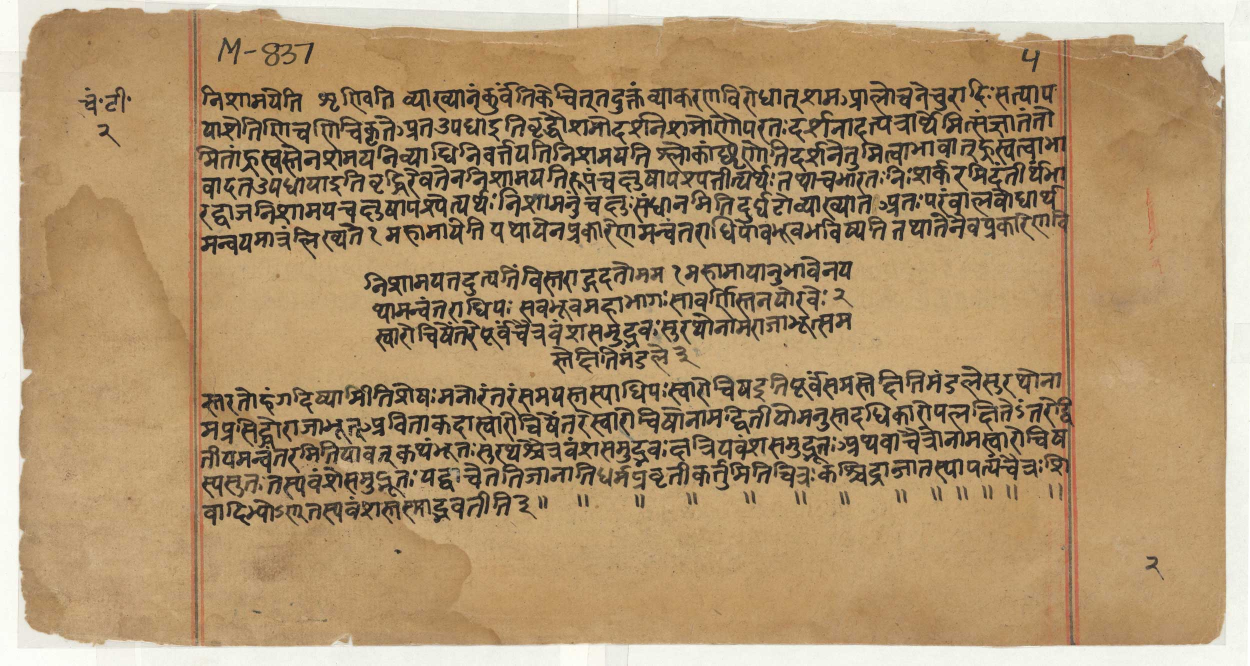
#> input picture stress-test-data/9.jpg, 2500 x 1331 px, found by its file name (shown at 1/2 size)
$ jupyter execute --allow-errors simple_graph-v3.ipynb   (shell and % lines are left out)
#> lines starting #> are read from the running program, lines starting #| are printed output that depends on the picture
[cell 1]
import os
import numpy as np

from itertools import combinations
from scipy.spatial import cKDTree
from IPython.display import display

from math import sqrt

from sklearn.cluster import DBSCAN
import cv2
import networkx as nx
from collections import Counter
import random

import numpy as np
from sklearn.neighbors import NearestNeighbors
from scipy.sparse.csgraph import connected_components
from collections import Counter

import matplotlib.pyplot as plt
import matplotlib.collections as mc
from matplotlib.colors import ListedColormap
import matplotlib
import matplotlib.colors as mcolors
import matplotlib.lines as mlines
import matplotlib.patches as mpatches
cmap = ListedColormap(['grey', 'red'])

#DATA_PATH = "/home/kartik/layout-analysis/stress-test-data"
DATA_PATH = "/mnt/cai-data/manuscript-annotation-tool/manuscripts/eeml-submission/points-2D"
IMG_PATH = "/mnt/cai-data/manuscript-annotation-tool/manuscripts/eeml-submission/leaves"
#GRAPH_DATA_PATH = "/home/kartik/layout-analysis/graph-data/"


NUM_NEIGHBOURS = 8
cos_similarity_less_than = -0.8
# we assume that character spacing is less than line spacing

[cell 2]
pg_no = 9 # current page

bg_img = plt.imread(IMG_PATH+f"/{pg_no}.jpg")  # Replace with your image path
#> bg_img is the input picture: shape (1331, 2500, 3); mean R, G, B 174.3, 148.4, 112.6
bg_img = cv2.resize(bg_img, (bg_img.shape[1] // 2, bg_img.shape[0] // 2))
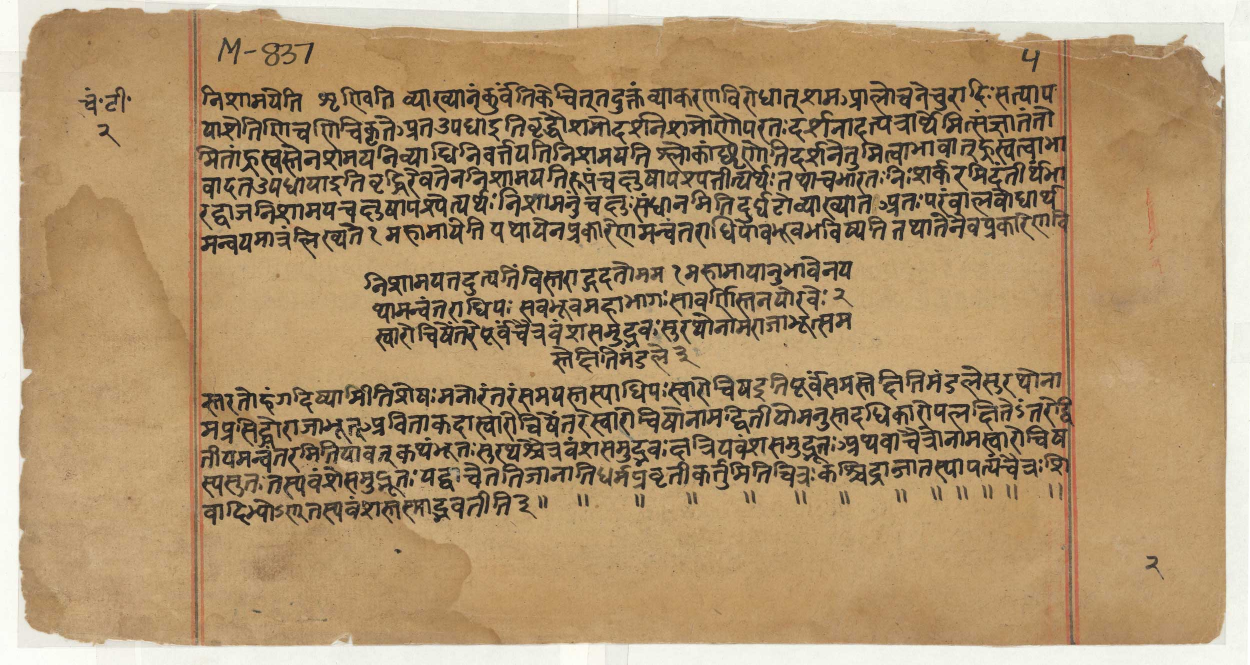
#> bg_img: shape (665, 1250, 3); mean R, G, B 174.1, 148.3, 112.4
height, width = bg_img.shape[:2]
#> height = 665; width = 1250


$ run again, with stress-test-data/0.jpg copied over stress-test-data/9.jpg
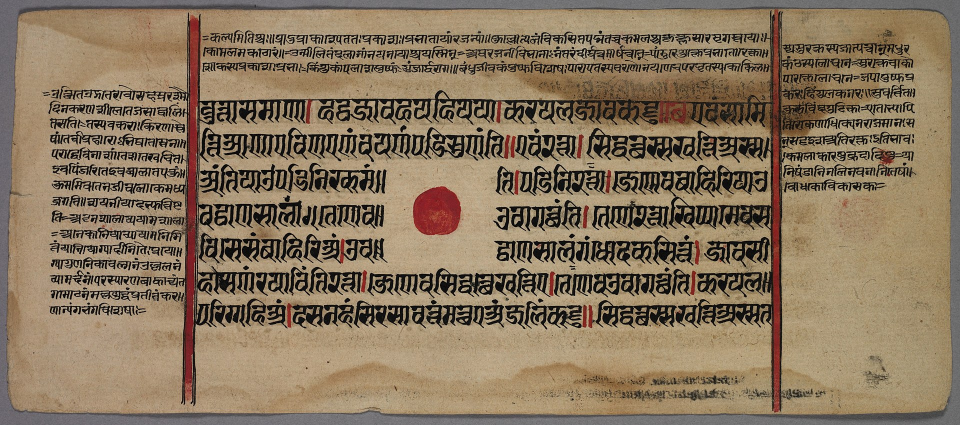
#> input picture stress-test-data/0.jpg, 1920 x 850 px, found by its file name (shown at 1/2 size)
#> bg_img is the input picture: shape (850, 1920, 3); mean R, G, B 136.6, 118.1, 94.3
#> `bg_img = cv2.resize(bg_img, (bg_img.shape[1] // 2, bg_img.shape[0] // ..`:
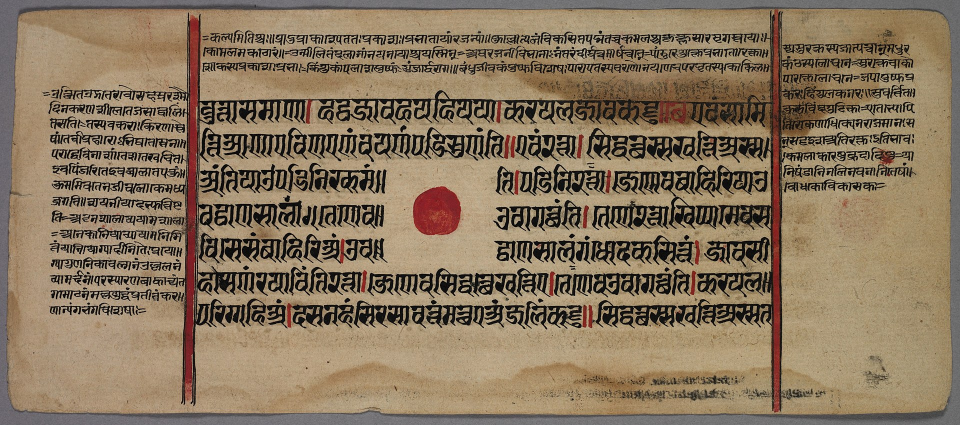
#> bg_img: shape (425, 960, 3); mean R, G, B 136.7, 118.2, 94.4

$ run again, with stress-test-data/1.jpg copied over stress-test-data/9.jpg
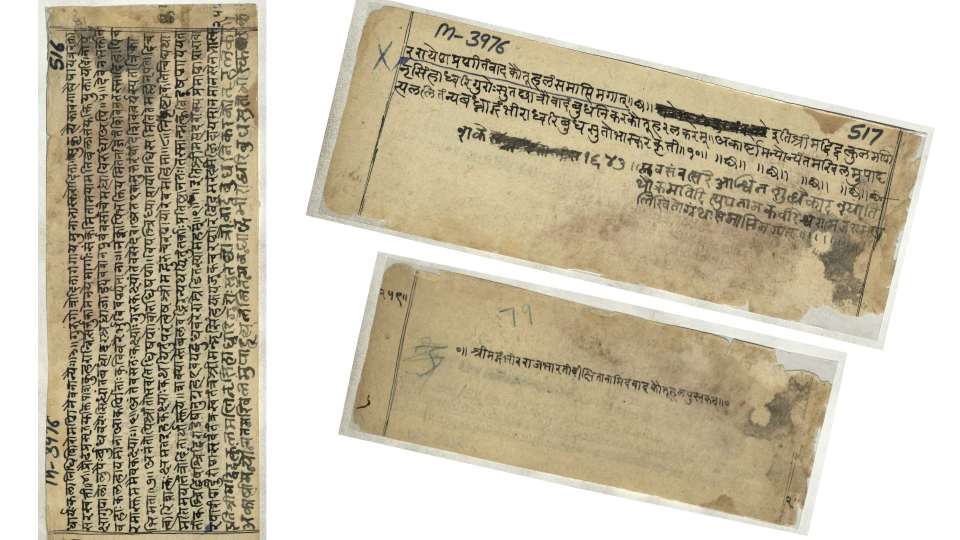
#> input picture stress-test-data/1.jpg, 1920 x 1080 px, found by its file name (shown at 1/2 size)
#> bg_img is the input picture: shape (1080, 1920, 3); mean R, G, B 200, 191.4, 170.5
#> `bg_img = cv2.resize(bg_img, (bg_img.shape[1] // 2, bg_img.shape[0] // ..`:
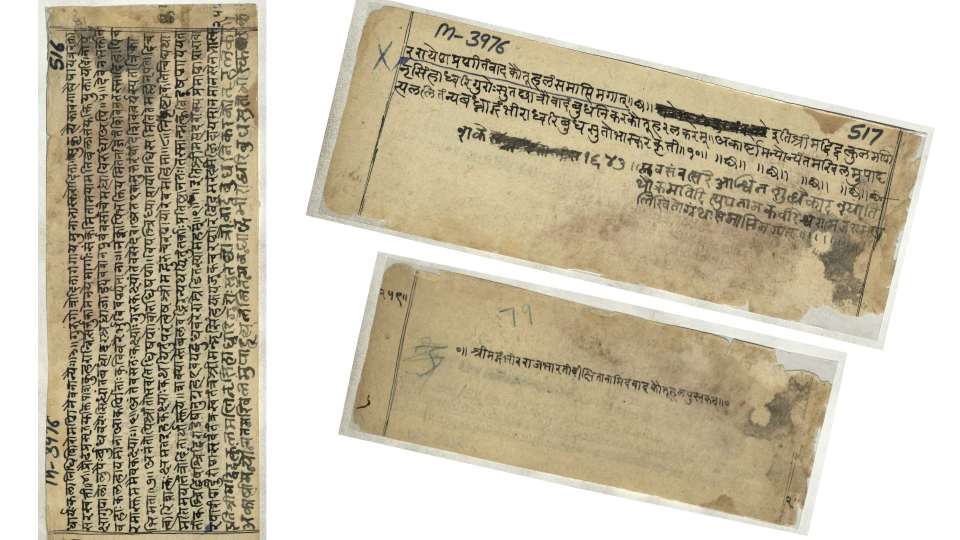
#> bg_img: shape (540, 960, 3); mean R, G, B 200.1, 191.5, 170.6

$ run again, with stress-test-data/10.jpg copied over stress-test-data/9.jpg
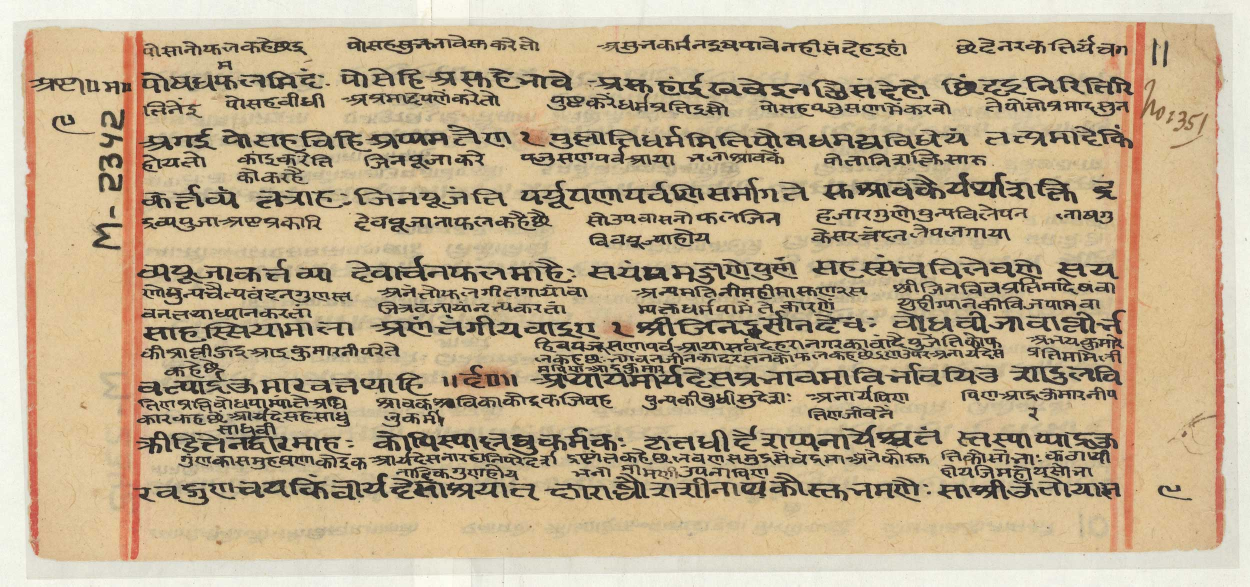
#> input picture stress-test-data/10.jpg, 2500 x 1173 px, found by its file name (shown at 1/2 size)
#> bg_img is the input picture: shape (1173, 2500, 3); mean R, G, B 189.8, 171.3, 140.4
#> `bg_img = cv2.resize(bg_img, (bg_img.shape[1] // 2, bg_img.shape[0] // ..`:
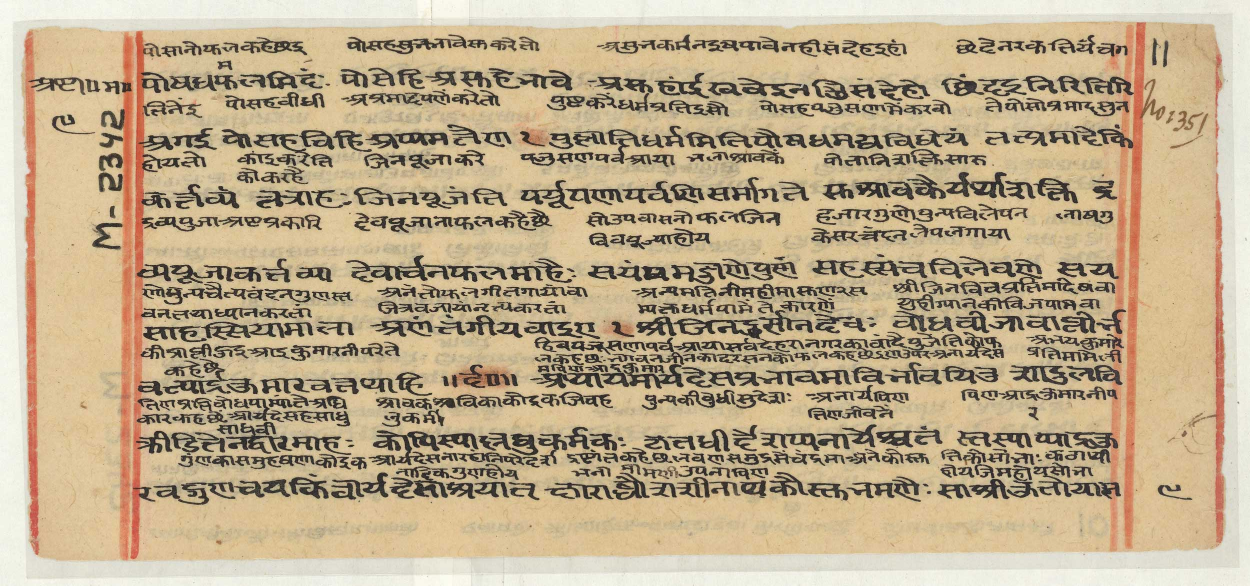
#> bg_img: shape (586, 1250, 3); mean R, G, B 189.6, 171.2, 140.3
